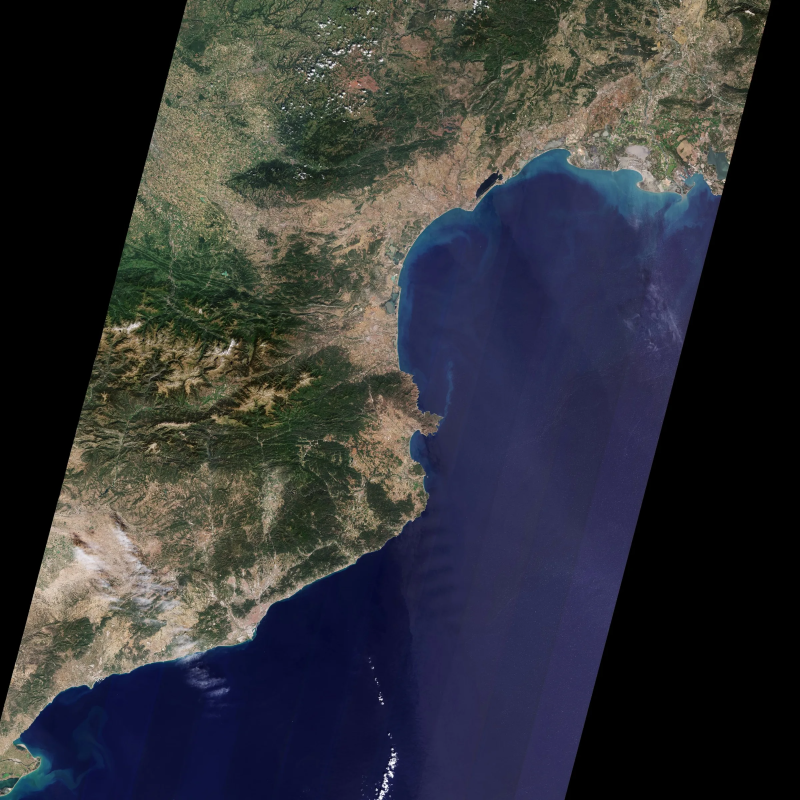
#> input picture assets/img/S2C_delivers/avignon_ebro_20240914.webp, 2400 x 2400 px (shown at 1/3 size)
$ python make_dzi.py ../assets/img/S2C_delivers/avignon_ebro_20240914.webp out
#> lines starting #> are read from the running program, lines starting #| are printed output that depends on the picture
#> in main, img is the input picture: PIL image 2400x2400 RGB; mean R, G, B 51.1, 52.1, 56.6
#!/usr/bin/env python3
"""Cut a large image into Deep Zoom (DZI) tiles for DScape's zoom.html component.

Usage:
    python tools/make_dzi.py INPUT_IMAGE OUTPUT_DIR [--name NAME] [--quality 80]

Example:
    python tools/make_dzi.py Sentinel-2_postevent.png assets/zoom/taal-s2

Creates OUTPUT_DIR/NAME.dzi and OUTPUT_DIR/NAME_files/<level>/<col>_<row>.jpg
(NAME defaults to "image"). Needs only Pillow: pip install pillow
"""
import argparse
import math
import os

from PIL import Image

Image.MAX_IMAGE_PIXELS = None  # satellite scenes are big; trust the input

TILE = 254      # tile size without overlap (DZI convention)
OVERLAP = 1


def tile(img, output_dir, name="image", quality=80):
    """Tile a PIL image into OUTPUT_DIR/NAME.dzi + NAME_files/. Returns the tile count."""
#> called with output_dir = 'out', name = 'image', quality = 80
    img = img.convert("RGB")
    w, h = img.size
#> w = 2400; h = 2400
    max_level = math.ceil(math.log2(max(w, h)))
#> max_level = 12
    tiles_dir = os.path.join(output_dir, f"{name}_files")
    os.makedirs(tiles_dir, exist_ok=True)
    count = 0
    level_img = img
    for level in range(max_level, -1, -1):
        scale = 2 ** (max_level - level)
        lw, lh = max(1, math.ceil(w / scale)), max(1, math.ceil(h / scale))
        if level_img.size != (lw, lh):
            level_img = level_img.resize((lw, lh), Image.LANCZOS)
        ldir = os.path.join(tiles_dir, str(level))
        os.makedirs(ldir, exist_ok=True)
        for col in range(math.ceil(lw / TILE)):
            for row in range(math.ceil(lh / TILE)):
                x0 = max(0, col * TILE - OVERLAP)
                y0 = max(0, row * TILE - OVERLAP)
                x1 = min(lw, (col + 1) * TILE + OVERLAP)
                y1 = min(lh, (row + 1) * TILE + OVERLAP)
                level_img.crop((x0, y0, x1, y1)).save(
                    os.path.join(ldir, f"{col}_{row}.jpg"), "JPEG", quality=quality, optimize=True)
                count += 1
#> this loop made 13 passes
#> pass 1, in tile, `level_img.crop((x0, y0, x1, y1)).save( os.path.join(ldir, f"{col}_{row..`:
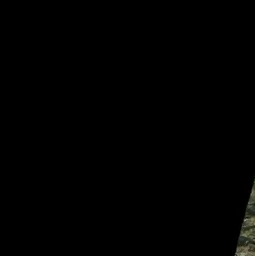
#> saved as 0_4.jpg: PIL image 255x256 RGB; mean R, G, B 0.9, 1, 0.7
#> pass 1, in tile, `level_img.crop((x0, y0, x1, y1)).save( os.path.join(ldir, f"{col}_{row..`:
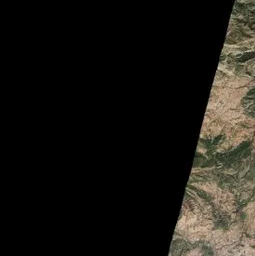
#> saved as 0_5.jpg: PIL image 255x256 RGB; mean R, G, B 26.2, 24, 19.3
#> after the loop, count = 147
    with open(os.path.join(output_dir, f"{name}.dzi"), "w") as f:
        f.write(
            '<?xml version="1.0" encoding="UTF-8"?>\n'
            f'<Image xmlns="http://schemas.microsoft.com/deepzoom/2008" Format="jpg" Overlap="{OVERLAP}" TileSize="{TILE}">\n'
            f'  <Size Width="{w}" Height="{h}"/>\n'
            '</Image>\n')
    print(f"  zoom   {w}x{h} px, {max_level + 1} levels, {count} tiles")
#|   zoom   2400x2400 px, 13 levels, 147 tiles
    return count


def main():
    ap = argparse.ArgumentParser(description=__doc__, formatter_class=argparse.RawDescriptionHelpFormatter)
    ap.add_argument("input")
    ap.add_argument("output_dir")
    ap.add_argument("--name", default="image")
    ap.add_argument("--quality", type=int, default=80)
    args = ap.parse_args()

    img = Image.open(args.input)
    if img.mode in ("RGBA", "LA", "P"):
        # Flatten transparency onto white so JPEG tiles look right.
        rgba = img.convert("RGBA")
        bg = Image.new("RGB", rgba.size, (255, 255, 255))
        bg.paste(rgba, mask=rgba.split()[-1])
        img = bg
    else:
        img = img.convert("RGB")

    tile(img, args.output_dir, args.name, args.quality)


if __name__ == "__main__":
    main()

$ run again, on assets/img/S2C_delivers/la_airport_fire_20240912_truecolor.webp
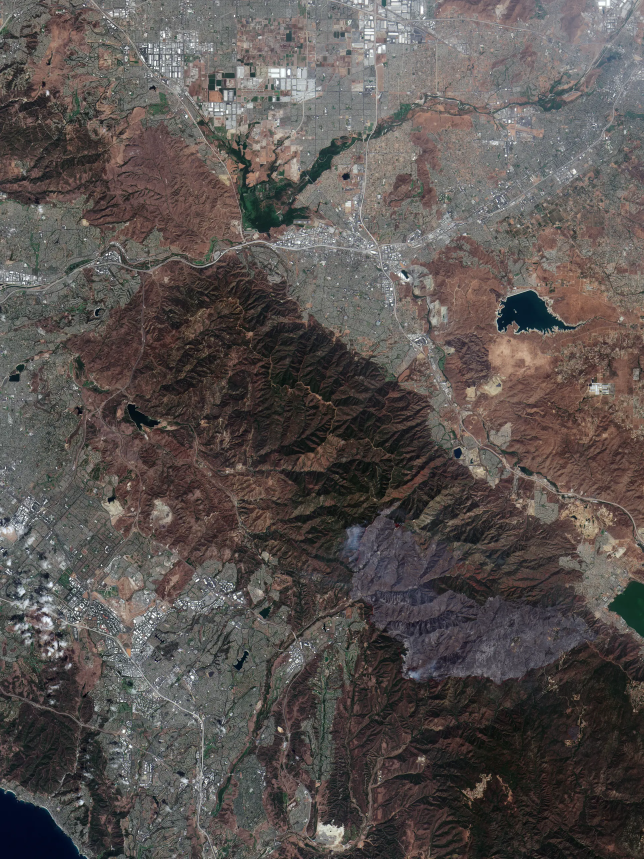
#> input picture assets/img/S2C_delivers/la_airport_fire_20240912_truecolor.webp, 1932 x 2576 px (shown at 1/3 size)
#> in main, img is the input picture: PIL image 1932x2576 RGB; mean R, G, B 89.4, 83.1, 80.5
#> the loop in tile, `for level in range(max_level, -1, -1):` made 13 passes
#> pass 1, in tile, `level_img.crop((x0, y0, x1, y1)).save( os.path.join(ldir, f"{col}_{row..`:
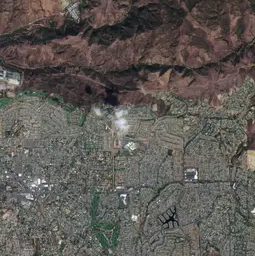
#> saved as 0_2.jpg: PIL image 255x256 RGB; mean R, G, B 93.6, 89.6, 84.8
#> pass 1, in tile, `level_img.crop((x0, y0, x1, y1)).save( os.path.join(ldir, f"{col}_{row..`:
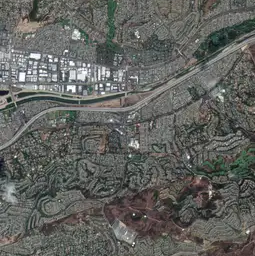
#> saved as 0_3.jpg: PIL image 255x256 RGB; mean R, G, B 96.9, 98.4, 94.4
#> after the loop in tile, `for level in range(max_level, -1, -1):`: count = 129
#|   zoom   1932x2576 px, 13 levels, 129 tiles
